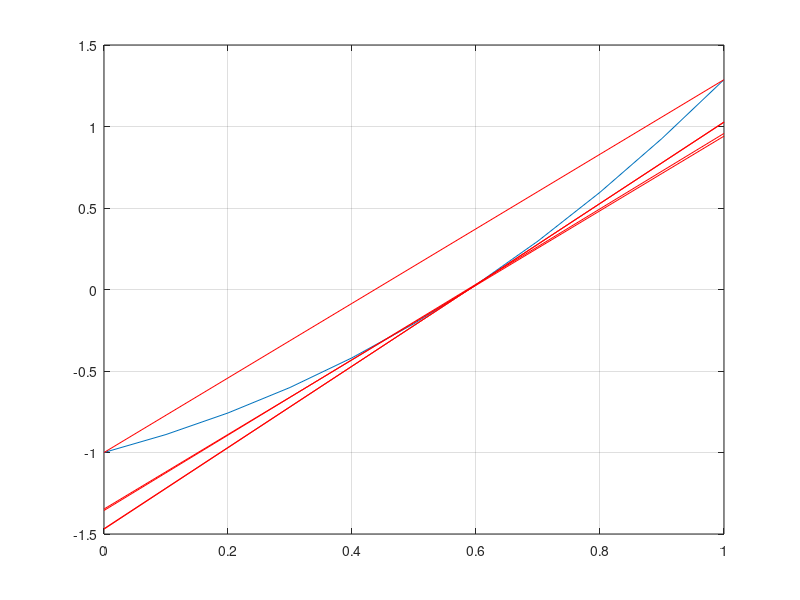

The MATLAB script that drew this image:
function falsa_posicao_mod
clear
clc
format long
erro = 10^-6;
a = 0;
b = 1;

x=[a:0.1:b];
y=funcao(x);
plot(x,y);
grid
hold on

fa = funcao(a);
fb = funcao(b);
k=0;
fxm = 1;

ca = 0;
cb = 0;

while abs(fxm) > erro
    k = k+1;

    xm = a-(fa.*(b-a))/(fb-fa);  % metodo falsa posicao
    fxm = funcao(xm);

    r = fa + (fb-fa)/(b-a)*(x-a);

    plot(x, r, 'r')
    hold on
    %pause

    if fa*fxm < 0
      pa = fb / (fb + fxm); % conferir se esta certo
      fa = fa*pa;

      b = xm;
      fb = fxm;

      cb = cb+1;
    else
      pb = fa / (fa + fxm);  % conferir se esta certo
      fb = fb*pb;

      a = xm;
      fa = fxm;

      ca = ca+1;
    end
end

xm
fxm
k
ca
cb


    function y=funcao(x)
        y=exp(x).*sin(x)-1;
    end

end
